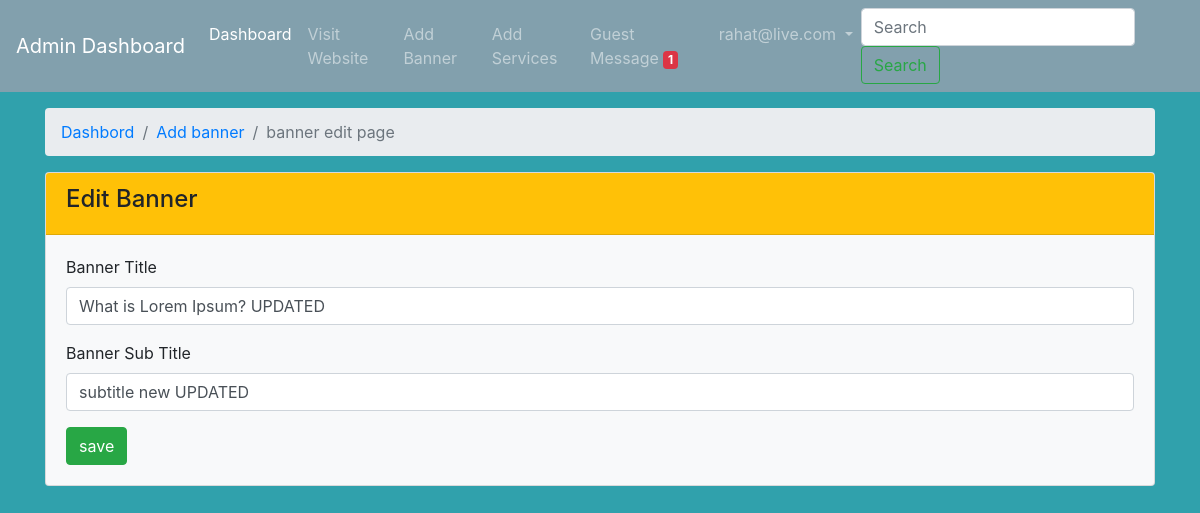
The app's page /admin/edit_banner.php?banner_id=16 (signed in) with its own data.
### tables this page shows
CREATE TABLE `banners` (
  `id` int(11) NOT NULL,
  `banner_title` varchar(150) NOT NULL,
  `banner_subtitle` text NOT NULL,
  `photo_location` text NOT NULL,
  `active_status` int(1) NOT NULL DEFAULT '2'
);

### admin/edit_banner.php (the view, shortened to what this page needs)
<?php
    require_once '../header.php';
    require_once 'navbar.php';
    $banner_id = $_GET['banner_id'];
    $get_query = "SELECT * FROM banners WHERE id='$banner_id'";
    $from_db = mysqli_query($db_connect , $get_query);
    $after_assoc = mysqli_fetch_assoc($from_db);
?>
<div class="container">
    <div class="row">
        <div class="col-12 mt-3">
            <nav aria-label="breadcrumb">
                <ol class="breadcrumb">
                    <li class="breadcrumb-item"><a href="dashboard.php">Dashbord</a></li>
                    <li class="breadcrumb-item"><a href="add_banner.php">Add banner</a></li>
                    <li class="breadcrumb-item active" aria-current="page">banner edit page</li>
                </ol>
            </nav>
            <div class="card bg-light mb-3 mt-3">
                <div class="card-header bg-warning">
                    <h4>Edit Banner</h4>
                </div>
                <div class="card-body">
                    <form action="edit_banner_post.php" method="post" enctype="multipart/form-data">
                        <div class="form-group">
                            <label>Banner Title</label>
                            <input type="text"  name="banner_title" class="form-control" value="<?= $after_assoc['banner_title'] ?>">
                        </div>
                        <div class="form-group">
                            <label>Banner Sub Title</label>
                            <input type="text"  name="banner_subtitle" class="form-control" value="<?= $after_assoc['banner_subtitle'] ?>">
                        </div>
                        <button type="submit" class="btn btn-success">save</button>
                    </form>
                </div>
            </div>
        </div>
    </div>
</div>
<?php
require_once '../footer.php';
?>

### style.css (style rules this page uses)
body { margin: 0; padding: 0; background-color: #30a1ac; }

### records on screen
banners: banner_title "What is Lorem Ipsum? UPDATED", banner_subtitle "subtitle new UPDATED"

### other values on screen
$_SESSION['user_email'] "rahat@live.com"
